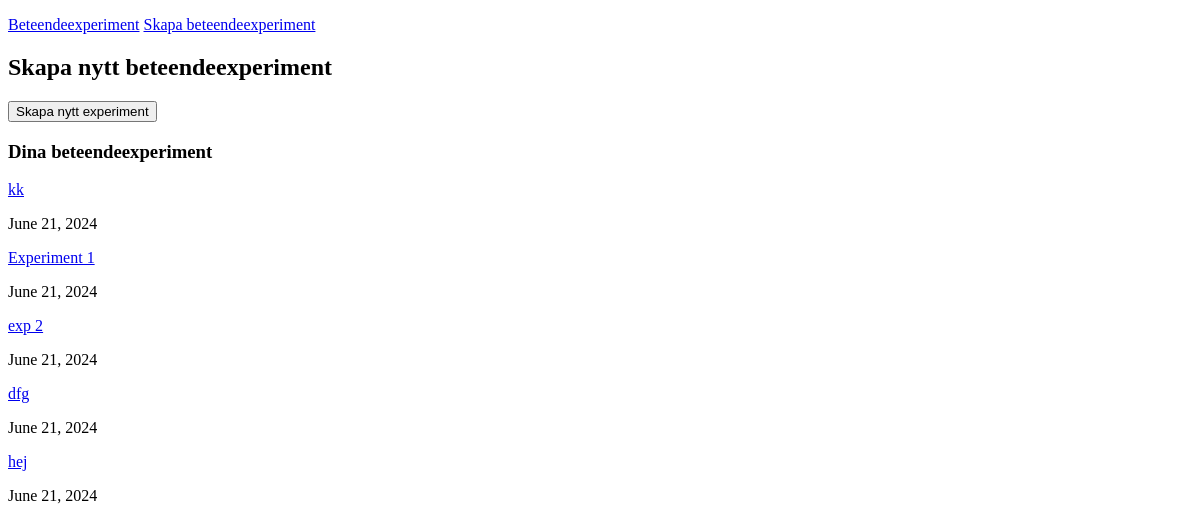
Before: / with the older database file.
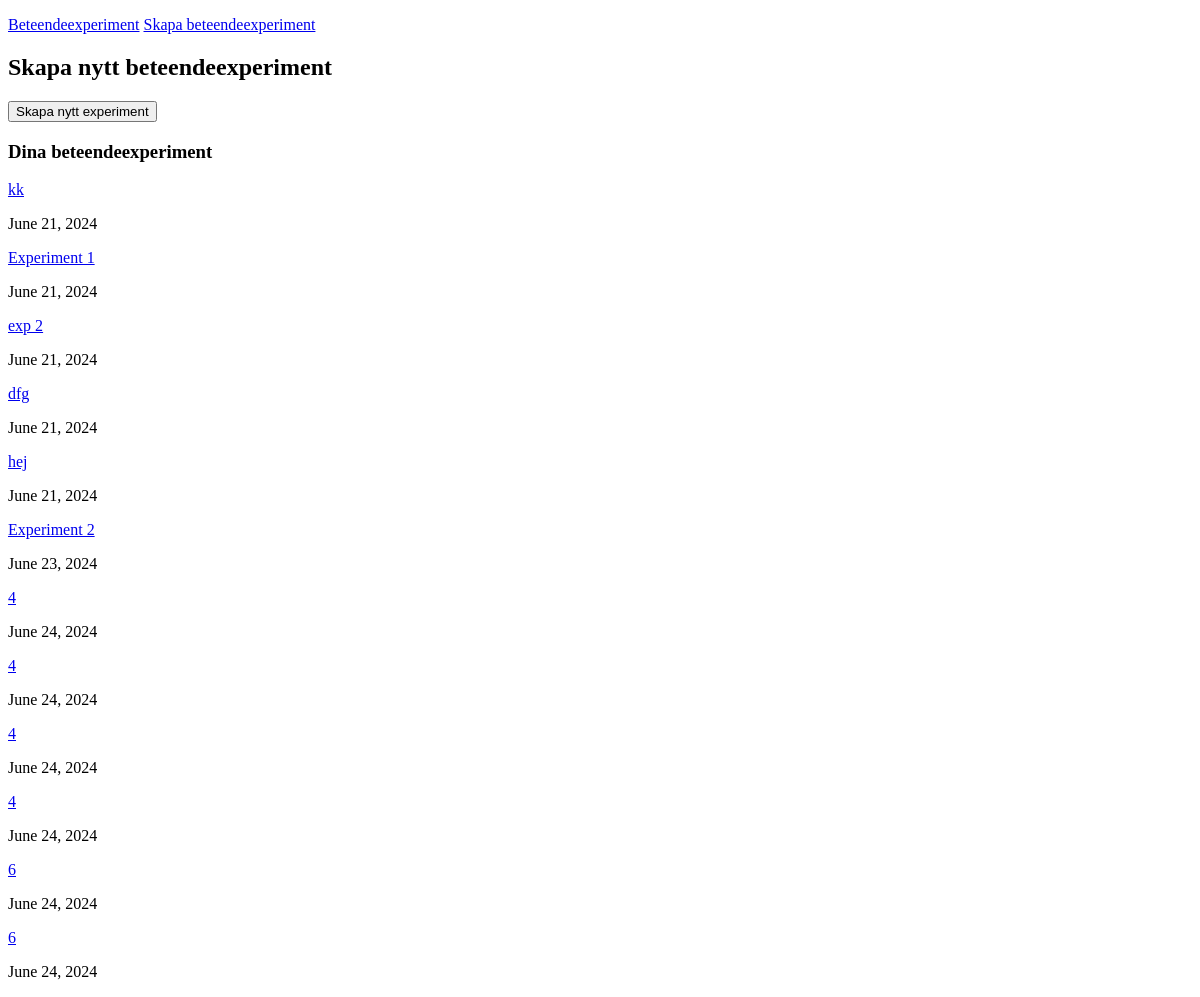
After: the same page with the newer database file.
### experiments/models.py (models this page shows)
class ExperimentPlan(models.Model):
    negativ_tanke = models.CharField( max_length=50,
        help_text="Vilken tanke vill du testa?")
    tro_pre = models.IntegerField(help_text="Hur starkt tror du på din förutsägelse?")
    datum = models.DateField(default=date.today)
    Beteende = models.CharField( max_length=100,
        help_text="Hur kan du testa din tanke?")
    Situation = models.CharField( max_length=100,
        help_text="Var kan du testa din tanke?")
    Konsekvens = models.CharField(max_length=100,
        help_text="Vad tror du kommer hända?")

### experiments/views.py (the view)
# urls.py: path("", views.Index, name="Index"),
def Index(request):
    experiments = ExperimentPlan.objects.all()
    context = {'experiments': experiments}
    return render(request, 'experiments/index.html', context)

### experiments/templates/experiments/Index.html (shortened to what this page needs)
<!DOCTYPE html>
<html>
  {% extends "experiments/base.html" %}
  {% block content %}
<head>
</head>
<h2>Skapa nytt beteendeexperiment</h2>
<a href="{% url 'Skapa' %}">
  <button class="cool-button">Skapa nytt experiment</button>
</a>
<body>
  <h3>Dina beteendeexperiment</h3>
  {% for experiment in experiments %}
  <a href="{% url 'Detail' experiment.id %}">{{ experiment.negativ_tanke }}</a>
  <div class="experiment-item">
    <p> {{ experiment.datum }}</p>
{% empty %}
  <p>Skapa ett första beteendeexperiment genom att trycka på knappen "Skapa nytt experiment".</p>
{% endfor %}
</body>
{% endblock content %}

### experiments/templates/experiments/base.html
<p>
<a href="{% url 'Index' %}">Beteendeexperiment</a>
<a href="{% url 'Skapa' %}">Skapa beteendeexperiment</a>
</p>
{% block content %}{% endblock content %}

Changed rows visible on the page:
added ExperimentPlan: negativ_tanke "Experiment 2", datum "June 23, 2024"
added ExperimentPlan: negativ_tanke "4", datum "June 24, 2024"
added ExperimentPlan: negativ_tanke "4", datum "June 24, 2024"
added ExperimentPlan: negativ_tanke "4", datum "June 24, 2024"
added ExperimentPlan: negativ_tanke "4", datum "June 24, 2024"
added ExperimentPlan: negativ_tanke "6", datum "June 24, 2024"
added ExperimentPlan: negativ_tanke "6", datum "June 24, 2024"
